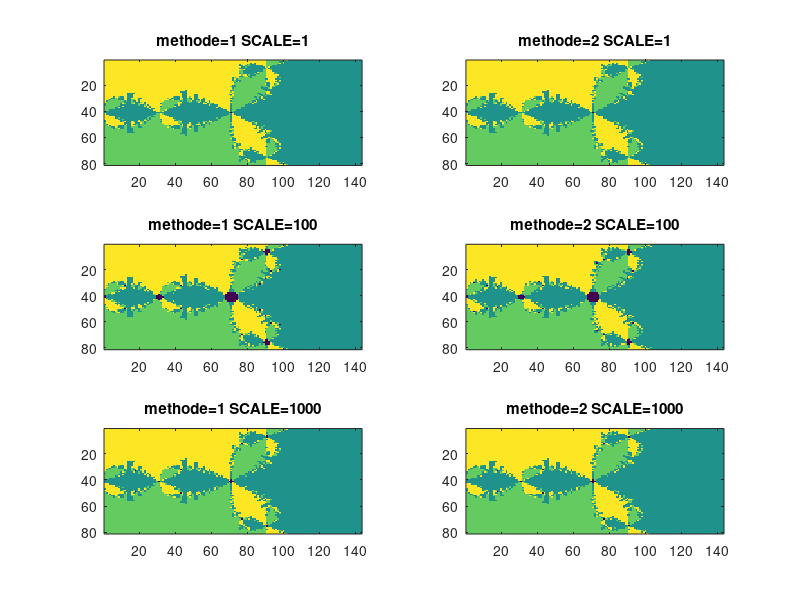

Here is the MATLAB script that generated this plot:
1;  % prevent octave from thinking it is a function file

function res=divcomp(in1,in2,SC)
 if (SC>1) res=round((in1*SC)/in2);
 else      res=in1/in2;
 end
endfunction

function res=mulcomp(in1, in2,SC)
 if (SC>1) res=round((in1*in2)/SC);
 else      res=(in1*in2);
 end
endfunction

MAXN=100;
m=1
for SC=[1 100 1000];
  for methode=1:2
    seuilsup=1.1*SC;
    seuilinf=0.9*SC;
    y=0;
    for zi=-0.8*SC:0.02*SC:0.8*SC
      x=0;y=y+1
      for zr=-1.4*SC:0.02*SC:1.45*SC
         x=x+1;
         n=0;
         tmp=zr+j*zi;
         do    % (2z^3+1)/(3z^2)
         if (methode==1)
           denum=mulcomp(tmp,tmp,SC);   % z^2
           num=mulcomp(denum,tmp,SC);num=2*num;num=num+SC;% 2*z^3+1
           denum=denum*3;  % 3*z^2
           tmp=divcomp(num,denum,SC);
         else  % 2/3z+1/(3z^2)
           denum=(tmp*2)/3; 
           tmp=mulcomp(tmp,tmp,SC);
           num=SC; tmp=divcomp(num,tmp,SC);
           tmp=tmp/3;
           tmp=tmp+denum;
          end
          n=n+1; 
          until (((abs(tmp)<seuilsup)&&(abs(tmp)>seuilinf))||(n>=MAXN));
          soln(x,y)=n;
          if (n>=MAXN) sol(x,y)=-1;end
          if ((real(tmp)>0) && (n<MAXN)) sol(x,y)=1;end
          if ((real(tmp)<0) && (imag(tmp)>0) && (n<MAXN)) sol(x,y)=2; end
          if ((real(tmp)<0) && (imag(tmp)<0) && (n<MAXN)) sol(x,y)=3; end
          end
    end
  eval(['sol_',num2str(methode),'_',num2str(SC),'=sol;']);
  eval(['soln_',num2str(methode),'_',num2str(SC),'=soln;']);
  subplot(3,2,m);
  imagesc(sol');title(['methode=',num2str(methode),' SCALE=',num2str(SC)])
  m=m+1
  end % scale
end   % methode
